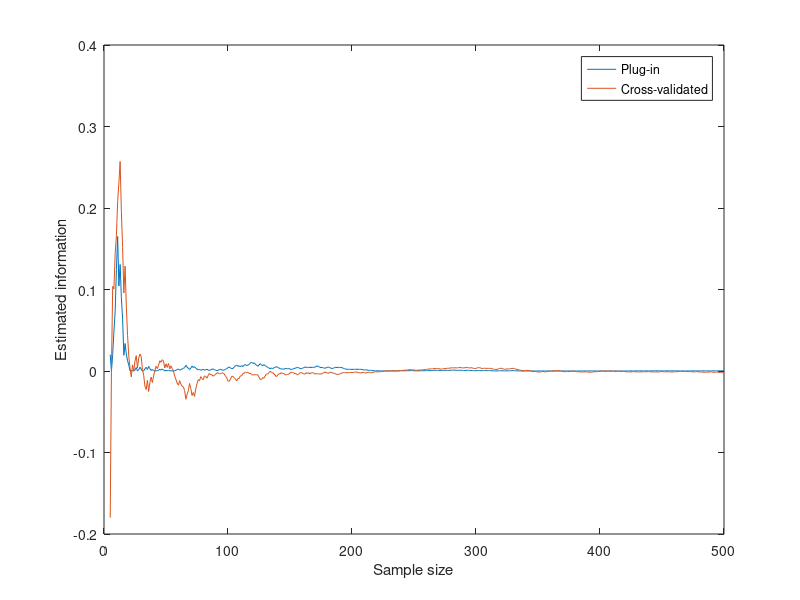

Write the MATLAB code that produced this figure.
%work on commenting this

rng('default');
N = 500;

x = (rand(N,1)>.5);
y = (rand(N,1)>.5);

x2 = (rand(N,1)>.5);
y2 = (rand(N,1)>.5);


I = zeros(N,1);
I2 = zeros(N,1);

h = zeros(2);
h2 = zeros(2);
for i=1:N
    h(x(i)+1,y(i)+1) = h(x(i)+1,y(i)+1)+1;
    h2(x2(i)+1,y2(i)+1) = h2(x2(i)+1,y2(i)+1)+1;
    
    p = h/i;
    p2 = h2/i;
    
    p0 = sum(p,2)*sum(p,1);
    
    I(i) = p(:)'*(log2(p(:)) - log2(p0(:)));
    I2(i) = p2(:)'*(log2(p(:)) - log2(p0(:)));

end


plot(1:N,I, 1:N,I2);
xlabel('Sample size');
ylabel('Estimated information');
legend('Plug-in', 'Cross-validated')